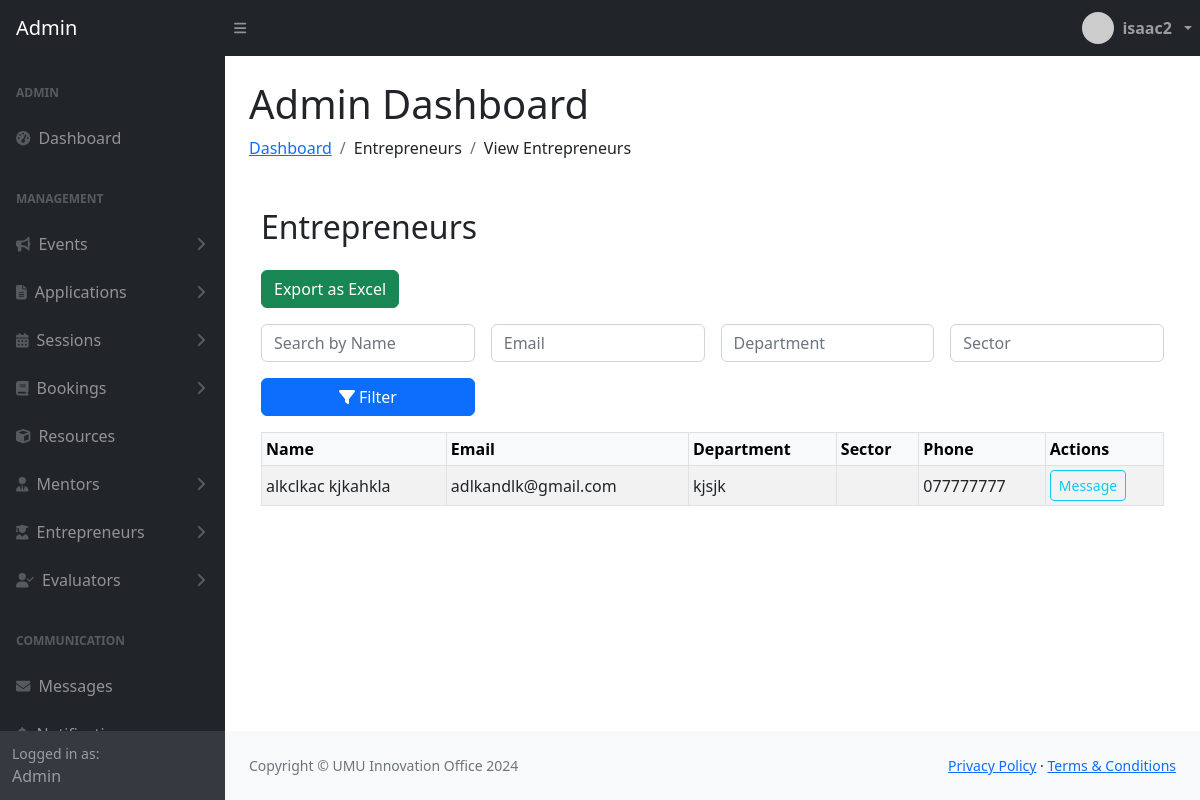
Screenshot of /entrepreneurs_admin.php (signed in) with the database file from the repository.
### tables this page shows
CREATE TABLE `entrepreneur` (
  `entrepreneur_id` int(11) NOT NULL,
  `first_name` varchar(50) DEFAULT NULL,
  `last_name` varchar(50) DEFAULT NULL,
  `email` varchar(100) DEFAULT NULL,
  `phone` varchar(20) DEFAULT NULL,
  `student_id` varchar(20) DEFAULT NULL,
  `department` varchar(100) DEFAULT NULL,
  `course` varchar(100) DEFAULT NULL,
  `year_of_study` int(11) DEFAULT NULL,
  `gender` enum('male','female','other') DEFAULT NULL,
  `profile_picture` varchar(100) DEFAULT NULL,
  `registration_date` datetime DEFAULT current_timestamp(),
  `interests` text NOT NULL,
  `sector` varchar(30) NOT NULL,
  `role` varchar(30) NOT NULL,
  `password` varchar(255) NOT NULL
);

### entrepreneurs_admin.php (the view, shortened to what this page needs)
<?php
require_once 'db.php';
$conn = new mysqli($host, $user, $password, $dbname);
$name_filter = $_GET['name'] ?? '';
$email_filter = $_GET['email'] ?? '';
$department_filter = $_GET['department'] ?? '';
$sector_filter = $_GET['sector'] ?? '';
$where = [];
$where_sql = $where ? ('WHERE ' . implode(' AND ', $where)) : '';
$entrepreneurs = $conn->query("SELECT entrepreneur_id, first_name, last_name, email, department, sector, phone FROM entrepreneur $where_sql ORDER BY first_name, last_name");
?>
<div class="container my-5">
    <h2 class="mb-4">Entrepreneurs</h2>
    <a href="export_entrepreneurs.php" class="btn btn-success mb-3">Export as Excel</a>
    <form class="row g-3 mb-3" method="get">
        <div class="col-md-3">
            <input type="text" class="form-control" name="name" placeholder="Search by Name" value="<?= htmlspecialchars($name_filter) ?>">
        </div>
        <div class="col-md-3">
            <input type="text" class="form-control" name="email" placeholder="Email" value="<?= htmlspecialchars($email_filter) ?>">
        </div>
        <div class="col-md-3">
            <input type="text" class="form-control" name="department" placeholder="Department" value="<?= htmlspecialchars($department_filter) ?>">
        </div>
        <div class="col-md-3">
            <input type="text" class="form-control" name="sector" placeholder="Sector" value="<?= htmlspecialchars($sector_filter) ?>">
        </div>
        <div class="col-md-3 d-flex align-items-end">
            <button type="submit" class="btn btn-primary w-100"><i class="fas fa-filter"></i> Filter</button>
        </div>
    </form>
    <div class="table-responsive">
        <table id="dataTable" class="table table-bordered table-striped table-sm align-middle">
            <thead class="table-light">
                <tr>
                    <th>Name</th>
                    <th>Email</th>
                    <th>Department</th>
                    <th>Sector</th>
                    <th>Phone</th>
                    <th>Actions</th>
                </tr>
            </thead>
            <tbody>
                <?php if ($entrepreneurs && $entrepreneurs->num_rows > 0): while($e = $entrepreneurs->fetch_assoc()): ?>
                <tr>
                    <td><?= htmlspecialchars($e['first_name'] . ' ' . $e['last_name']) ?></td>
                    <td><?= htmlspecialchars($e['email']) ?></td>
                    <td><?= htmlspecialchars($e['department']) ?></td>
                    <td><?= htmlspecialchars($e['sector']) ?></td>
                    <td><?= htmlspecialchars($e['phone']) ?></td>
                    <td>
                        <button class="btn btn-outline-info btn-sm" data-bs-toggle="modal" data-bs-target="#messageModal<?= $e['entrepreneur_id'] ?>">Message</button>
                    </td>
                </tr>
                <?php endwhile; else: ?>
                <tr><td colspan="6" class="text-center text-muted">No entrepreneurs found.</td></tr>
                <?php endif; ?>
            </tbody>
        </table>
    </div>
</div>
<?php
include __DIR__ . '/dist/template_admin.php';

### rows the page displays
entrepreneur: first_name+last_name "alkclkac kjkahkla", email "adlkandlk@gmail.com", department "kjsjk", phone "077777777"

### other values shown
$username "isaac2"
$item "Entrepreneurs"
$item "View Entrepreneurs"
